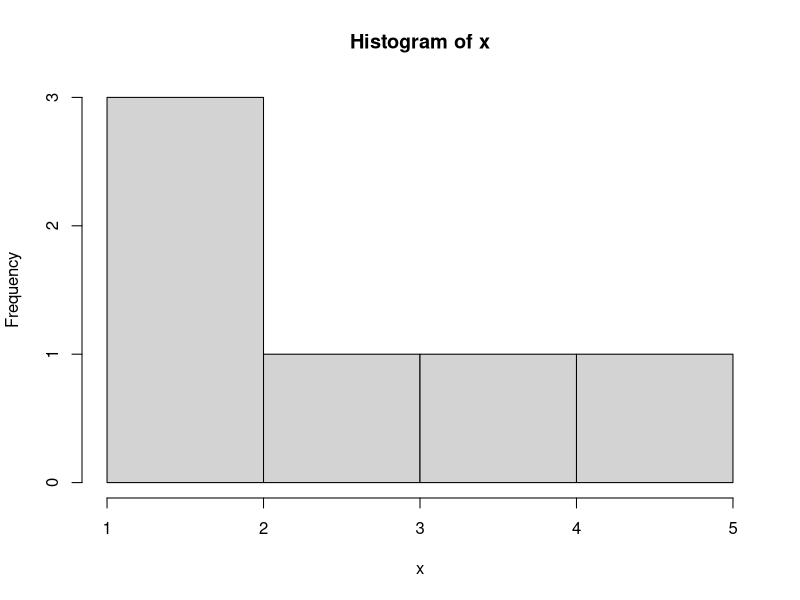
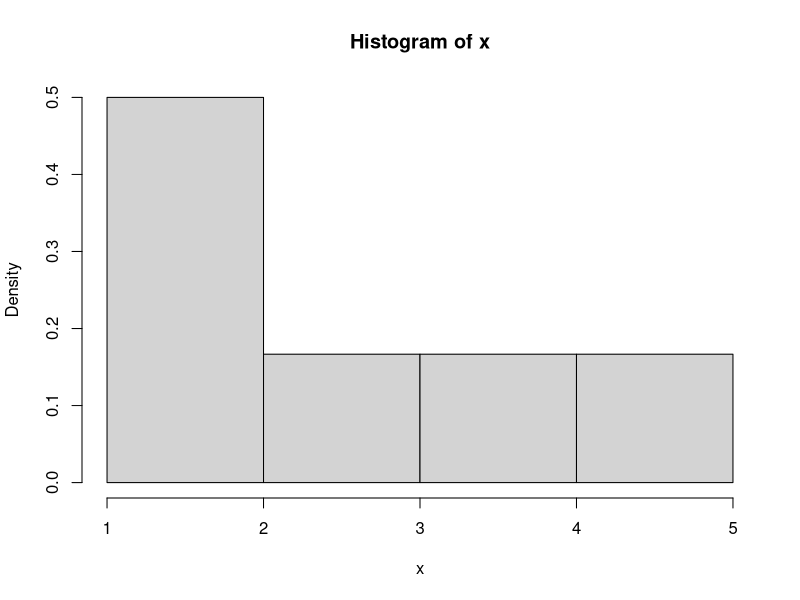
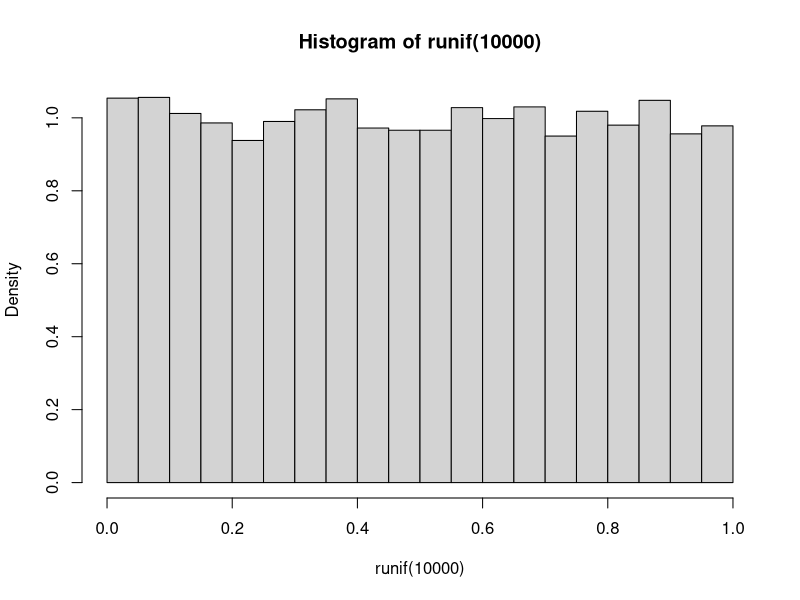
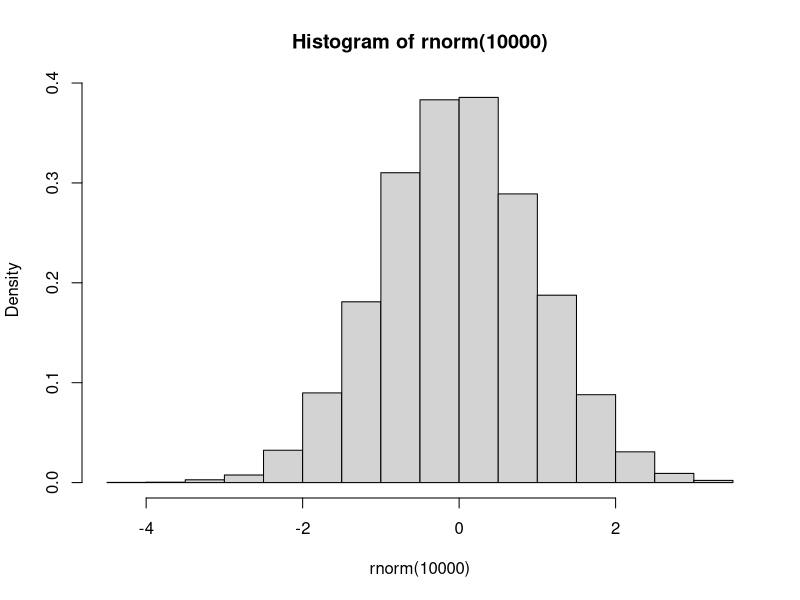
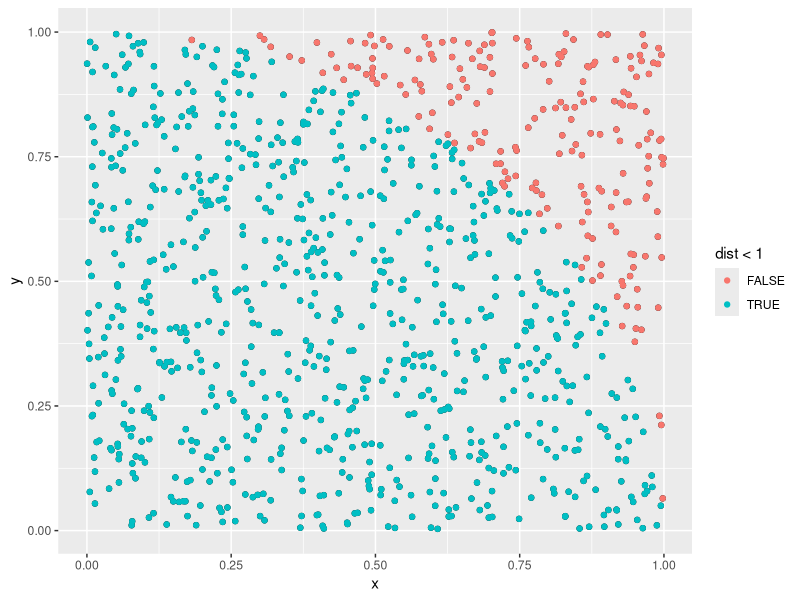

Source code (R) for these figures, in order:
library(ggplot2)
library(dplyr)

# Frequencies -----------------------------------------------------------------------
x=c(1,1,2,3,4,5)
hist(x, breaks = c(1,2,3,4,5))
h <- hist(x, breaks = c(1,2,3,4,5), freq = FALSE)

h$counts
h$density
h$mids


# Random variables ------------------------------------------------------------------
runif(10)
hist(runif(10000), freq = FALSE)

rnorm(10)
hist(rnorm(10000), freq = FALSE)


# Normal distribution ---------------------------------------------------------------

## PI value
sample <- 1000
df <- tibble(
  x = runif(sample),
  y = runif(sample),
  dist = x^2+y^2
)

ggplot(df, aes(x,y)) +
  geom_point() +
  geom_point(aes(color=dist<1))

prob <- df %>% 
  filter(dist<1) %>% 
  summarise(n = n())

prob$n * 4 / sample

## Normal table

# quantile
qnorm(.5)
# distribution function
pnorm(0)
# density
dnorm(0)

